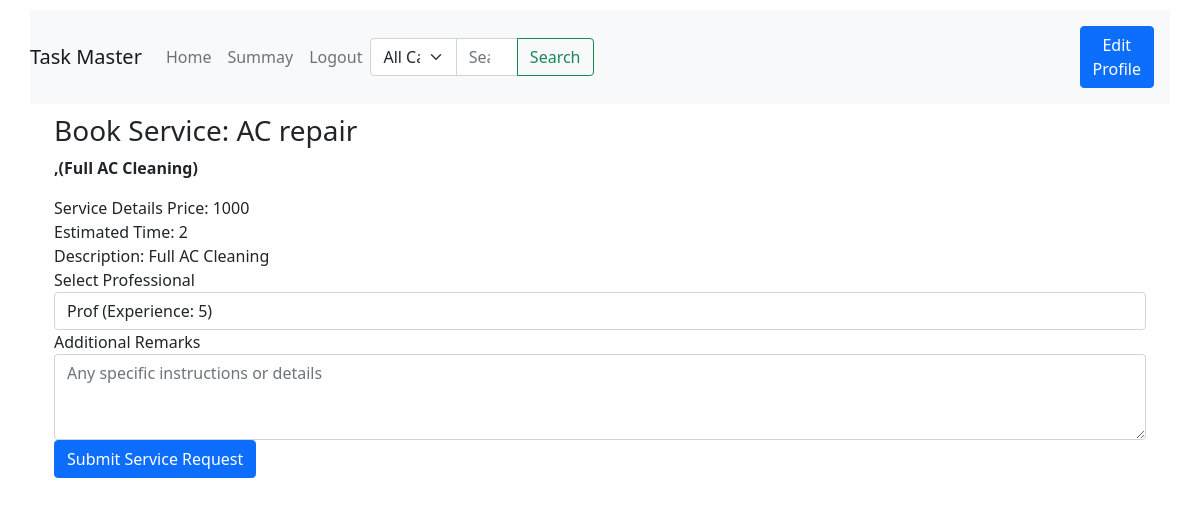
The page /costumer_dashboard/book_service/1 (signed in) on the database its author committed.
### backend/models.py (models this page shows)
class Service(db.Model):
    __tablename__="service"
    id=db.Column(db.Integer,primary_key=True)
    name=db.Column(db.String,nullable=False)
    price=db.Column(db.String,nullable=False)
    time_required=db.Column(db.String,nullable=False)
    Description=db.Column(db.String)
    Service_request=db.relationship("Service_request",backref="service",lazy=True)

### backend/controllers.py (the view)
@app.route('/costumer_dashboard/book_service/<int:service_id>')
def book_service(service_id):
    if 'costumer_id' not in session:
        flash('Please login first')
        return redirect(url_for('login'))
    service = Service.query.get(service_id)
    professionals = Professional.query.filter_by(service=service.name, is_approved=True, is_active=True).all()
    return render_template('/costumer/book_service.html', service=service, professionals=professionals)

### templates/costumer/book_service.html (shortened to what this page needs)
{% extends 'layout2.html' %}
{% block content %}
<div class="container">
    <h3>Book Service: {{ service.name }}</h3>
   <b><p>,({{service.Description}})</p></b>
    <form action="{{ url_for('book_service_post') }}" method="POST">
        <div class="form-group">
            <label>Service Details</label>
            <span>Price: {{ service.price }}</span><br>
            <span>Estimated Time: {{ service.time_required }}</span><br>
            <span>Description: {{ service.Description }}</span>
        </div>
        <div class="form-group">
            <label for="professional_id">Select Professional</label>
            <select name="professional_id" class="form-control" required>
                {% for professional in professionals %}
                <option value="{{ professional.id }}">
                    {{ professional.full_name }} (Experience: {{ professional.experience }})
                </option>
                {% endfor %}
            </select>
        </div>
        <div class="form-group">
            <label for="remarks">Additional Remarks</label>
            <textarea name="remarks" class="form-control" rows="3" placeholder="Any specific instructions or details"></textarea>
        </div>
        <button type="submit" class="btn btn-primary">Submit Service Request</button>
    </form>
</div>
{% endblock %}

### templates/layout2.html (style rules this page uses)
body { margin: 0; padding: 0; }

### rows shown on the page
Service: name "AC repair", Description "Full AC Cleaning", price "1000", time_required "2"

### other values the page prints
form field professional_id "Prof (Experience: 5)"
